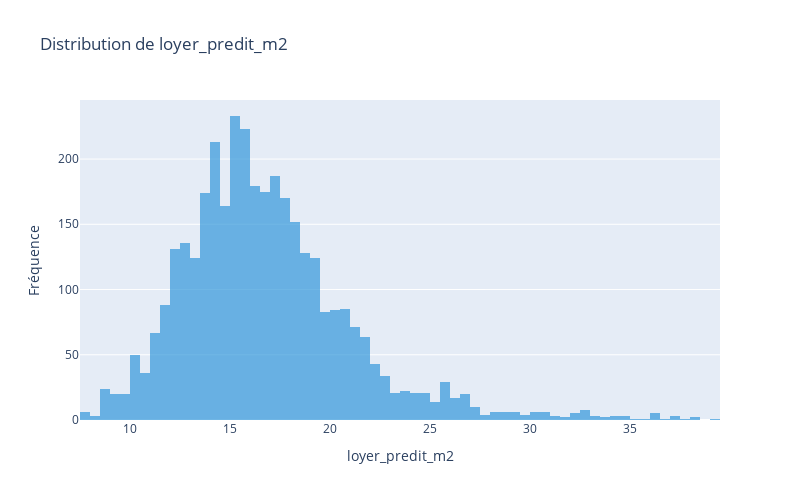

The code cell stored with this chart in its notebook:
### Code cell
import plotly.graph_objs as go
import plotly.io as pio

def distribution_loyers(df, column):
    print("="*100)
    print("DISTRIBUTION DES LOYERS - ASYMÉTRIE ET KURTOSIS")
    print("="*100)

    fig = go.Figure(
        go.Histogram(
            x=df[column],
            name='Distribution',
            opacity=0.7,
            marker_color='#3498db'
        )
    )
    
    # Update layout
    fig.update_layout(
        title_text=f'Distribution de {column}',
        xaxis_title=column,
        yaxis_title='Fréquence',
        height=500,
        width=800
    )
    
    print(f"Asymétrie: {df[column].skew():.4f}")
    print(f"Kurtosis: {df[column].kurtosis():.4f}")
    
    fig.show()

distribution_loyers(filtered_df, "loyer_predit_m2")

### Figure 1 — Plotly figure (JSON) as saved in the notebook; plotly's stock layout.template omitted (floating-point values rounded to 4 significant figures; data arrays with more than 128 entries replaced by an {"elided": "..."} marker saying what was removed)
{"data": [{"marker": {"color": "#3498db"}, "name": "Distribution", "opacity": 0.7, "type": "histogram", "x": {"elided": "3548 float values"}}], "layout": {"height": 500, "title": {"text": "Distribution de loyer_predit_m2"}, "width": 800, "xaxis": {"title": {"text": "loyer_predit_m2"}}, "yaxis": {"title": {"text": "Fréquence"}}}}
